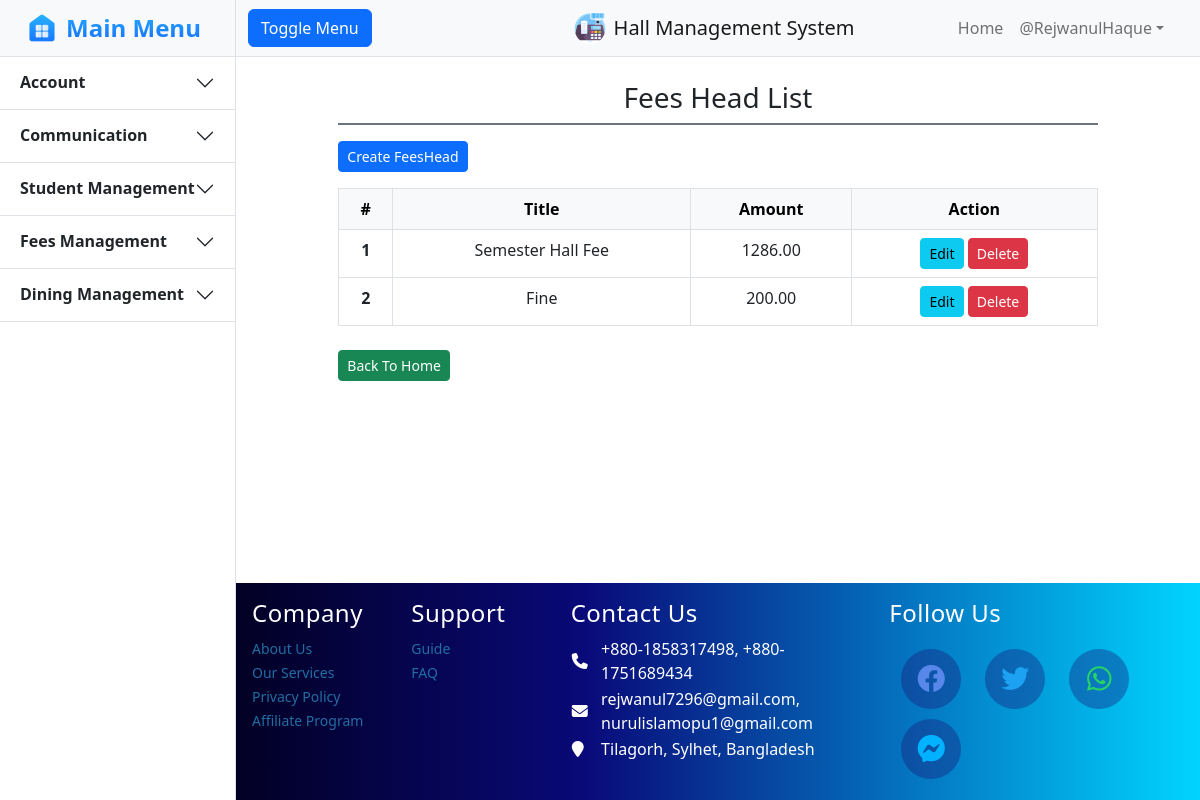
/feeshead/index/ (signed in), run on the app's committed database.
### HallManagementApp/models.py (models this page shows, shortened)
class FeesHead(models.Model):
    title = models.CharField(max_length=100)
    amount = models.DecimalField(max_digits=10, decimal_places=2)

### core/decorators.py (the view)
        def wrapper_func(request, *args, **kwargs):
            group = None
            if request.user.groups.exists():
                group = request.user.groups.all()[0].name
            else:
                return redirect("login")
            if group in allowed_roles:
                return view_func(request, *args, **kwargs)
            else:
                return HttpResponse("You are not authorized to access this page.!!")

### core/setupviews.py (called while the page is built)
@allowed_users(allowed_roles=['Hall Provost', ])
def feesheadlist(request):
    context ={}
    context["dataset"] = FeesHead.objects.all()
    return render(request, "feeshead/index.html", context)

### core/static/templates/feeshead/index.html (shortened to what this page needs)
{% extends 'core/base/base.html' %}
{% block body %}
    <section class="py-4 px-4">
		<div class="row">
			<div class="container col-sm-10">
                <div class="pb-2 d-flex justify-content-center align-items-center border-bottom border-secondary border-2">
					<h3 class="m-0 mx-2">Fees Head List</h3>
				</div>
				<div class="mt-3">
					<a class="btn btn-sm btn-primary" href="{% url 'create_feeshead' %}">Create FeesHead</a>
				</div>
                <div class="mt-3">
                    <table class="table table-bordered table-hover text-center">
                        <thead class="table-light">
                            <tr>
                                <th scope="col">#</th>
                                <th scope="col">Title</th>
                                <th scope="col">Amount</th>
                                <th scope="col" class="text-center">Action</th>
                              </tr>
                        </thead>
                        <tbody>
                          {% for data in dataset %}
                            <tr>
                                <th scope="row">{{forloop.counter}}</th>
                                <td>{{data.title}}</td>
                                <td>{{data.amount}}</td>
								<td class="text-center">
									<a class="btn btn-sm btn-info" href="{% url 'edit_feeshead' data.id %}">Edit</a>
									<form method="POST" class="d-inline" onsubmit="return confirm('Are you sure you want to delete the record?');" action="{% url 'delete_feeshead' %}">
										<button class="btn btn-sm btn-danger" type="submit" >Delete</button>
									</form>
								</td>
                            </tr>
                          {% endfor %}
                        </tbody>
                    </table>
                </div>
                <div class="">
                    <div class="col-md-12 text-left pt-2">
                        <a class="btn btn-success btn-sm" href="/home/">Back To Home</a>
                    </div>
				</div>
			</div>
		</div>
	</section>
{% endblock %}

### core/static/templates/core/base/base.html (shortened to what this page needs)
{% load static %}
<!DOCTYPE html>
<html lang="en">
    <head>
        <link rel="stylesheet" href="https://cdnjs.cloudflare.com/ajax/libs/font-awesome/6.2.0/css/all.min.css" />
        <link rel="stylesheet" href="https://cdn.jsdelivr.net/npm/bootstrap-icons@1.9.1/font/bootstrap-icons.css">
        <link href="https://cdn.jsdelivr.net/npm/bootstrap@5.2.1/dist/css/bootstrap.min.css" rel="stylesheet">
        <link href="{% static 'core\css\base.css' %}" rel="stylesheet" />
    </head>
    <body>
        <div class="d-flex" id="wrapper">
            <div class="border-end bg-white" id="sidebar-wrapper">
                <div class="sidebar-heading bg-light" style="padding: 8px 0px;">
                    <a href="/" style="padding: 2px;" class="d-flex justify-content-center align-items-center mb-3 mb-md-0 me-md-auto text-dark text-decoration-none">
                        <img src="{% static 'core\images\home.png' %}" alt="" width="32" height="32">
                        <span class="fs-4 fw-bold text-primary mx-2" height="40"
                            style="background: #27B0FF;
                            background: linear-gradient(to bottom, #27B0FF 0%, #187BFF 75%);
                            -webkit-background-clip: text;
                            -webkit-text-fill-color: transparent;">Main Menu</span>
                    </a>
                </div>
                <div class="accordion accordion-flush" id="accordionFlushExample" style="width: 235px;">
                    <div class="accordion-item">
                        <h2 class="accordion-header " id="flush-headingOne">
                            <button class="accordion-button fw-semibold collapsed" type="button" data-bs-toggle="collapse" data-bs-target="#flush-collapseOne" aria-expanded="false" aria-controls="flush-collapseOne">
                                Account
                            </button>
                        </h2>
                    </div>
                    <div class="accordion-item">
                        <h2 class="accordion-header" id="flush-headingTwo">
                            <button class="accordion-button fw-semibold collapsed" type="button" data-bs-toggle="collapse" data-bs-target="#flush-collapseTwo" aria-expanded="false" aria-controls="flush-collapseTwo">
                                Communication
                            </button>
                        </h2>
                    </div>
                    <div class="accordion-item">
                        <h2 class="accordion-header" id="flush-headingThree">
                            <button class="accordion-button fw-semibold collapsed" type="button" data-bs-toggle="collapse" data-bs-target="#flush-collapseThree" aria-expanded="false" aria-controls="flush-collapseThree">
                                Student Management
                            </button>
                        </h2>
                    </div>
                    <div class="accordion-item">
                        <h2 class="accordion-header" id="flush-headingFour">
                            <button class="accordion-button fw-semibold collapsed" type="button" data-bs-toggle="collapse" data-bs-target="#flush-collapseFour" aria-expanded="false" aria-controls="flush-collapseFour">
                                Fees Management
                            </button>
                        </h2>
                    </div>
                    <div class="accordion-item">
                        <h2 class="accordion-header" id="flush-headingFive">
                            <button class="accordion-button fw-semibold collapsed" type="button" data-bs-toggle="collapse" data-bs-target="#flush-collapseFive" aria-expanded="false" aria-controls="flush-collapseFive">
                                Dining Management
                            </button>
                        </h2>
                    </div>
                </div>
            </div>
            <div id="page-content-wrapper" style="min-height: 100vh; margin:0; display:flex; flex-direction:column;">
                <nav class="navbar navbar-expand-lg navbar-light bg-light border-bottom">
                    <div class="container-fluid">
                        <div class="col-4">
                            <button class="btn btn-primary" id="sidebarToggle">Toggle Menu</button>
                        </div>
                        <div class="col-4 d-flex justify-content-center align-items-center text-center">
                            <img src="{% static 'core\images\pos1.png' %}" alt="" width="32" height="32">
                            <a class="navbar-brand mx-2" href="/home/">Hall Management System</a>
                        </div>
                        <div class="col-4 collapse navbar-collapse" id="navbarSupportedContent">
                            <ul class="navbar-nav ms-auto me-3 mt-2 mt-lg-0">
                                <li class="nav-item active"><a class="nav-link" href="/home/">Home</a></li>
                                {% if user.is_authenticated %}
                                    <li class="nav-item dropdown">
                                        <a class="nav-link dropdown-toggle" id="navbarDropdown" href="#" role="button" data-bs-toggle="dropdown" aria-haspopup="true" aria-expanded="false">@{{user.username}}</a>
                                    </li>
                                {% else %}
                                    <div class="d-flex justify-content-center ">
                                        <a class="btn btn-success mx-1" href="{% url 'login' %}">Log In</a>
                                    </div>
                                {% endif %}
                            </ul>
                        </div>
                    </div>
                </nav>
                <div class="" style="flex:1;">
                    {% block body %}{% endblock %}
                </div>
                <div class="" id="footer">
                    <footer class="" style="background: linear-gradient(90deg, rgba(2,0,36,1) 0%, rgba(9,9,121,1) 36%, rgba(0,212,255,1) 100%)!important;">
                        <div class="container text-white p-3 text-white">
                            <div class="row">
                                <div class="foot col-lg-2 col-md-2 col-sm-6">
                                    <h4>Company</h4>
                                    <ul class="list-unstyled">
                                        <li><a href="#">About Us</a></li>
                                        <li><a href="#">Our Services</a></li>
                                        <li><a href="#">Privacy Policy</a></li>
                                        <li><a href="#">Affiliate Program</a></li>
                                    </ul>
                                </div>
                                <div class="foot col-lg-2 col-md-2 col-sm-6">
                                    <h4>Support</h4>
                                    <ul class="list-unstyled">
                                        <li><a href="#">Guide</a></li>
                                        <li><a href="#">FAQ</a></li>
                                    </ul>
                                </div>
                                <div class="foot foot2 col-lg-4 col-md-2 col-sm-6">
                                    <h4>Contact Us</h4>
                                    <table border="0" class="pt-3">
                                        <tr>
                                            <th width="10%"><i class="fa fa-phone" aria-hidden="true"></i></th>
                                            <td> +880-1858317498, +880-1751689434</td>
                                        </tr>
                                        <tr>
                                            <th width="10%"><i class="fa fa-envelope" aria-hidden="true"></i></th>
                                            <td> rejwanul7296@gmail.com, nurulislamopu1@gmail.com</td>
                                        </tr>
                                        <tr>
                                            <th width="10%"><i class="fa fa-map-marker" aria-hidden="true"></i></th>
                                            <td> Tilagorh, Sylhet, Bangladesh</td>
                                        </tr>
                                    </table>
                                </div>
                                <div class="foot foot2 col-lg-4 col-md-4 col-sm-6">
                                    <h4>Follow Us</h4>
                                    <ul class="social-icons nav justify-content-right mt-3">
                                        <li class="nav-item"><a class="nav-link social link" href="https://www.facebook.com/"><i class="fab fa-facebook fa-2x mt-2" style="color: #5787e9" aria-hidden="true"></i></a></li>
                                        <li class="nav-item"><a class="nav-link social link" href="https://twitter.com/"><i class="fab fa-twitter fa-2x mt-2" style="color: #1DA1F2" aria-hidden="true"></i></a></li>
                                        <li class="nav-item"><a class="nav-link social link" href="https://web.whatsapp.com/"><i class="fab fa-whatsapp fa-2x mt-2" style="color: #25D366" aria-hidden="true"></i></a></li>
                                        <li class="nav-item"><a class="nav-link social link" href="https://www.messenger.com/"><i class="fab fa-facebook-messenger fa-2x mt-2" style="color: #00B2FF" aria-hidden="true"></i></a></li>
                                    </ul>
                                </div>
                            </div>
                        </div>
                    </footer>
                </div>
            </div>
        </div>
    </body>
</html>

### core/static/core/css/base.css (style rules this page uses)
.foot h4 { position: relative; color: white; text-decoration: none; font-size: 24px; letter-spacing: 0.5px; }
.foot h4::after { content: ""; position: absolute; background-color: #ff3c78; height:3px; width: 0; left: 0; bottom: -5px; transition: 0.3s; }
.foot ul li a { color: rgb(34, 110, 161); text-decoration: none; font-size: 14px; transition: o.3s; }
.foot2 ul li { margin: 5px 12px; }
.foot2 ul li a { position: relative; display: block; width: 60px; height: 60px; line-height: 40px; text-align: center; border-radius: 50%; background: rgba(27, 12, 112, 0.349); }
.foot2 ul li a::before { content: ''; position: absolute; top: 0; left: 0; width: 100%; height: 100%; border-radius: 50%; background: rgb(29, 30, 105); transition: 0.5s; transform: scale(.9); z-index: -1; }
#wrapper { overflow-x: hidden; }
#sidebar-wrapper { min-height: 100vh; margin-left: -235px; transition: margin 0.25s ease-out; }
#sidebar-wrapper .sidebar-heading { padding: 0.875rem 1.25rem; font-size: 1.2rem; }
#page-content-wrapper { min-width: 100vw; }
@media (min-width: 768px) { #sidebar-wrapper { margin-left: 0; } }
@media (min-width: 768px) { #page-content-wrapper { min-width: 0; width: 100%; } }

### core/static/templates/core/base/base.html (style rules this page uses)
.accordion-flush .accordion-item:last-child { border-bottom: var(--bs-accordion-border-width) solid var(--bs-accordion-border-color); }
.accordion-flush .accordion-item:first-child { border-top: var(--bs-accordion-border-width) solid var(--bs-accordion-border-color); }
.accordion { --bs-accordion-btn-focus-box-shadow: transparent; }

### data on the page
FeesHead: title "Semester Hall Fee", amount "1286.00"
FeesHead: title "Fine", amount "200.00"

### other printed values
{{ user.username }} "RejwanulHaque"
